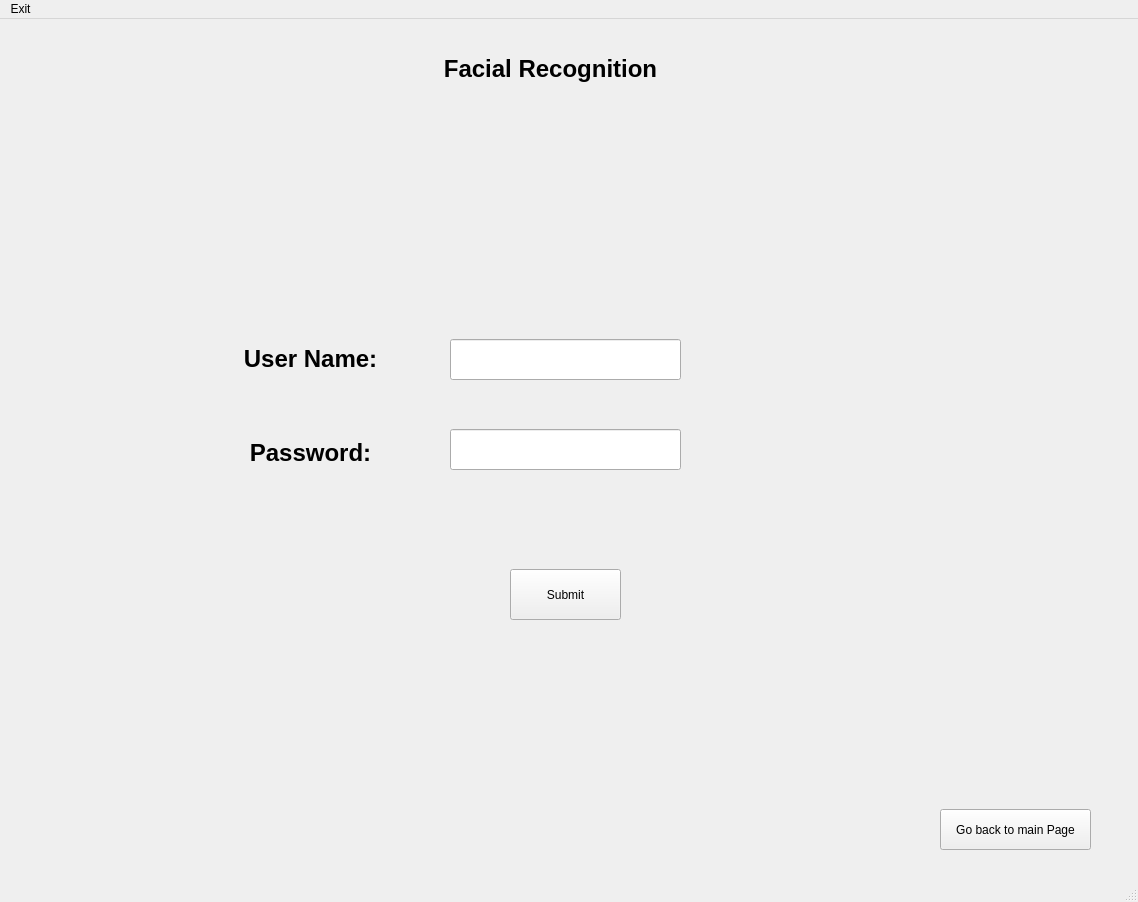
<?xml version="1.0" encoding="UTF-8"?>
<ui version="4.0">
 <class>MainWindow</class>
 <widget class="QMainWindow" name="MainWindow">
  <property name="geometry">
   <rect>
    <x>0</x>
    <y>0</y>
    <width>1138</width>
    <height>902</height>
   </rect>
  </property>
  <property name="windowTitle">
   <string>MainWindow</string>
  </property>
  <widget class="QWidget" name="centralwidget">
   <widget class="QLabel" name="label">
    <property name="geometry">
     <rect>
      <x>440</x>
      <y>70</y>
      <width>231</width>
      <height>171</height>
     </rect>
    </property>
    <property name="text">
     <string>&lt;html&gt;&lt;head/&gt;&lt;body&gt;&lt;p&gt;&lt;img src=&quot;:/newPrefix/Webp.net-resizeimage.jpg&quot;/&gt;&lt;/p&gt;&lt;/body&gt;&lt;/html&gt;</string>
    </property>
   </widget>
   <widget class="QLineEdit" name="lineEdit">
    <property name="geometry">
     <rect>
      <x>450</x>
      <y>320</y>
      <width>231</width>
      <height>41</height>
     </rect>
    </property>
   </widget>
   <widget class="QLineEdit" name="lineEdit_2">
    <property name="geometry">
     <rect>
      <x>450</x>
      <y>410</y>
      <width>231</width>
      <height>41</height>
     </rect>
    </property>
   </widget>
   <widget class="QPushButton" name="pushButton">
    <property name="geometry">
     <rect>
      <x>510</x>
      <y>550</y>
      <width>111</width>
      <height>51</height>
     </rect>
    </property>
    <property name="text">
     <string>Submit</string>
    </property>
   </widget>
   <widget class="QPushButton" name="pushButton_2">
    <property name="geometry">
     <rect>
      <x>940</x>
      <y>790</y>
      <width>151</width>
      <height>41</height>
     </rect>
    </property>
    <property name="text">
     <string>Go back to main Page</string>
    </property>
   </widget>
   <widget class="QLabel" name="label_2">
    <property name="geometry">
     <rect>
      <x>440</x>
      <y>20</y>
      <width>221</width>
      <height>61</height>
     </rect>
    </property>
    <property name="text">
     <string>&lt;html&gt;&lt;head/&gt;&lt;body&gt;&lt;p align=&quot;center&quot;&gt;&lt;span style=&quot; font-size:18pt; font-weight:600;&quot;&gt;Facial Recognition&lt;/span&gt;&lt;/p&gt;&lt;/body&gt;&lt;/html&gt;</string>
    </property>
   </widget>
   <widget class="QLabel" name="label_3">
    <property name="geometry">
     <rect>
      <x>200</x>
      <y>310</y>
      <width>221</width>
      <height>61</height>
     </rect>
    </property>
    <property name="text">
     <string>&lt;html&gt;&lt;head/&gt;&lt;body&gt;&lt;p align=&quot;center&quot;&gt;&lt;span style=&quot; font-size:18pt; font-weight:600;&quot;&gt;User Name:&lt;/span&gt;&lt;/p&gt;&lt;/body&gt;&lt;/html&gt;</string>
    </property>
   </widget>
   <widget class="QLabel" name="label_4">
    <property name="geometry">
     <rect>
      <x>200</x>
      <y>420</y>
      <width>221</width>
      <height>61</height>
     </rect>
    </property>
    <property name="text">
     <string>&lt;html&gt;&lt;head/&gt;&lt;body&gt;&lt;p align=&quot;center&quot;&gt;&lt;span style=&quot; font-size:18pt; font-weight:600;&quot;&gt;Password:&lt;/span&gt;&lt;/p&gt;&lt;p align=&quot;center&quot;&gt;&lt;br/&gt;&lt;/p&gt;&lt;/body&gt;&lt;/html&gt;</string>
    </property>
   </widget>
  </widget>
  <widget class="QMenuBar" name="menubar">
   <property name="geometry">
    <rect>
     <x>0</x>
     <y>0</y>
     <width>1138</width>
     <height>21</height>
    </rect>
   </property>
   <widget class="QMenu" name="menuExit">
    <property name="title">
     <string>Exit</string>
    </property>
   </widget>
   <addaction name="menuExit"/>
  </widget>
  <widget class="QStatusBar" name="statusbar"/>
 </widget>
 <resources>
  <include location="rochePic.qrc"/>
 </resources>
 <connections/>
</ui>
